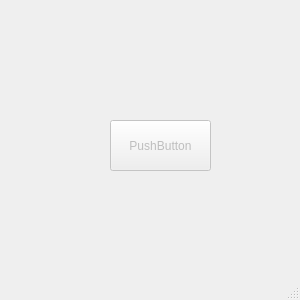
<?xml version="1.0" encoding="UTF-8"?>
<ui version="4.0">
 <class>MainWindow</class>
 <widget class="QMainWindow" name="MainWindow">
  <property name="enabled">
   <bool>false</bool>
  </property>
  <property name="geometry">
   <rect>
    <x>0</x>
    <y>0</y>
    <width>300</width>
    <height>300</height>
   </rect>
  </property>
  <property name="windowTitle">
   <string>MainWindow</string>
  </property>
  <widget class="QWidget" name="centralwidget">
   <widget class="QPushButton" name="pushButton">
    <property name="enabled">
     <bool>false</bool>
    </property>
    <property name="geometry">
     <rect>
      <x>110</x>
      <y>120</y>
      <width>101</width>
      <height>51</height>
     </rect>
    </property>
    <property name="text">
     <string>PushButton</string>
    </property>
   </widget>
  </widget>
  <widget class="QMenuBar" name="menubar">
   <property name="geometry">
    <rect>
     <x>0</x>
     <y>0</y>
     <width>300</width>
     <height>21</height>
    </rect>
   </property>
  </widget>
  <widget class="QStatusBar" name="statusbar"/>
 </widget>
 <resources/>
 <connections/>
</ui>
